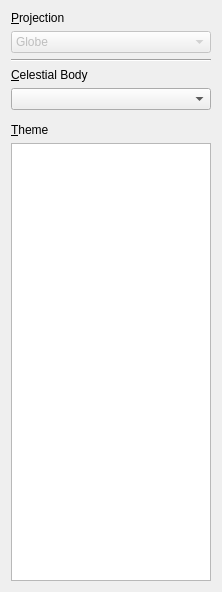
<?xml version="1.0" encoding="UTF-8"?>
<ui version="4.0">
 <class>MapViewWidget</class>
 <widget class="QWidget" name="MapViewWidget">
  <property name="geometry">
   <rect>
    <x>0</x>
    <y>0</y>
    <width>222</width>
    <height>592</height>
   </rect>
  </property>
  <property name="windowTitle">
   <string>Map View</string>
  </property>
  <layout class="QVBoxLayout" name="verticalLayout">
   <item>
    <widget class="QLabel" name="projectionLabel_2">
     <property name="text">
      <string>&amp;Projection</string>
     </property>
     <property name="buddy">
      <cstring>projectionComboBox</cstring>
     </property>
    </widget>
   </item>
   <item>
    <widget class="QComboBox" name="projectionComboBox">
     <property name="enabled">
      <bool>false</bool>
     </property>
     <item>
      <property name="text">
       <string>Globe</string>
      </property>
      <property name="icon">
       <iconset resource="../marble.qrc">
        <normaloff>:/icons/map-globe.png</normaloff>:/icons/map-globe.png</iconset>
      </property>
     </item>
     <item>
      <property name="text">
       <string>Flat Map</string>
      </property>
      <property name="icon">
       <iconset resource="../marble.qrc">
        <normaloff>:/icons/map-flat.png</normaloff>:/icons/map-flat.png</iconset>
      </property>
     </item>
     <item>
      <property name="text">
       <string>Mercator</string>
      </property>
      <property name="icon">
       <iconset resource="../marble.qrc">
        <normaloff>:/icons/map-mercator.png</normaloff>:/icons/map-mercator.png</iconset>
      </property>
     </item>
     <item>
      <property name="text">
       <string>Gnomonic</string>
      </property>
     </item>
    </widget>
   </item>
   <item>
    <widget class="Line" name="line">
     <property name="orientation">
      <enum>Qt::Horizontal</enum>
     </property>
    </widget>
   </item>
   <item>
    <widget class="QLabel" name="celestialBodyLabel">
     <property name="enabled">
      <bool>true</bool>
     </property>
     <property name="text">
      <string>&amp;Celestial Body</string>
     </property>
     <property name="buddy">
      <cstring>projectionComboBox</cstring>
     </property>
    </widget>
   </item>
   <item>
    <widget class="QComboBox" name="celestialBodyComboBox">
     <property name="enabled">
      <bool>true</bool>
     </property>
    </widget>
   </item>
   <item>
    <spacer name="spacer">
     <property name="orientation">
      <enum>Qt::Vertical</enum>
     </property>
     <property name="sizeType">
      <enum>QSizePolicy::Fixed</enum>
     </property>
     <property name="sizeHint" stdset="0">
      <size>
       <width>164</width>
       <height>7</height>
      </size>
     </property>
    </spacer>
   </item>
   <item>
    <widget class="QLabel" name="mapThemeLabel">
     <property name="text">
      <string>&amp;Theme</string>
     </property>
     <property name="buddy">
      <cstring>marbleThemeSelectView</cstring>
     </property>
    </widget>
   </item>
   <item>
    <widget class="MarbleThemeSelectView" name="marbleThemeSelectView">
     <property name="sizePolicy">
      <sizepolicy hsizetype="Expanding" vsizetype="Expanding">
       <horstretch>0</horstretch>
       <verstretch>0</verstretch>
      </sizepolicy>
     </property>
     <property name="minimumSize">
      <size>
       <width>0</width>
       <height>140</height>
      </size>
     </property>
     <property name="contextMenuPolicy">
      <enum>Qt::CustomContextMenu</enum>
     </property>
     <property name="whatsThis">
      <string>Here you can choose the preferred map view from different topics.</string>
     </property>
     <property name="autoFillBackground">
      <bool>true</bool>
     </property>
    </widget>
   </item>
  </layout>
 </widget>
 <customwidgets>
  <customwidget>
   <class>MarbleThemeSelectView</class>
   <extends>QListView</extends>
   <header>MarbleThemeSelectView.h</header>
  </customwidget>
 </customwidgets>
 <resources>
  <include location="../marble.qrc"/>
 </resources>
 <connections/>
</ui>
